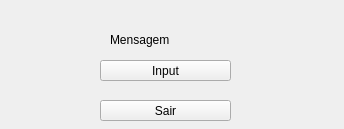
<?xml version="1.0" encoding="UTF-8"?>
<ui version="4.0">
 <class>Janela</class>
 <widget class="QMainWindow" name="Janela">
  <property name="geometry">
   <rect>
    <x>0</x>
    <y>0</y>
    <width>344</width>
    <height>129</height>
   </rect>
  </property>
  <property name="windowTitle">
   <string>Message Boxes</string>
  </property>
  <widget class="QWidget" name="centralwidget">
   <widget class="QPushButton" name="btnMessageC">
    <property name="geometry">
     <rect>
      <x>100</x>
      <y>60</y>
      <width>131</width>
      <height>21</height>
     </rect>
    </property>
    <property name="cursor">
     <cursorShape>PointingHandCursor</cursorShape>
    </property>
    <property name="text">
     <string>Input</string>
    </property>
   </widget>
   <widget class="QPushButton" name="btnMessageD">
    <property name="geometry">
     <rect>
      <x>100</x>
      <y>100</y>
      <width>131</width>
      <height>21</height>
     </rect>
    </property>
    <property name="cursor">
     <cursorShape>PointingHandCursor</cursorShape>
    </property>
    <property name="text">
     <string>Sair</string>
    </property>
   </widget>
   <widget class="QLabel" name="label">
    <property name="geometry">
     <rect>
      <x>110</x>
      <y>30</y>
      <width>121</width>
      <height>20</height>
     </rect>
    </property>
    <property name="text">
     <string>Mensagem</string>
    </property>
   </widget>
  </widget>
 </widget>
 <resources/>
 <connections/>
</ui>
